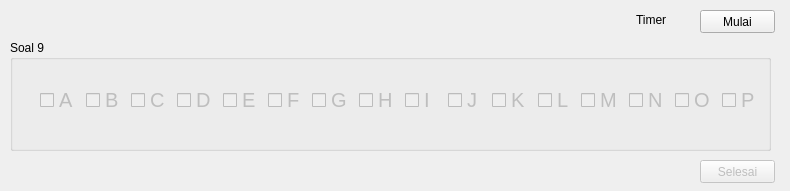
<?xml version="1.0" encoding="UTF-8"?>
<ui version="4.0">
 <class>Form</class>
 <widget class="QWidget" name="Form">
  <property name="geometry">
   <rect>
    <x>0</x>
    <y>0</y>
    <width>790</width>
    <height>191</height>
   </rect>
  </property>
  <property name="windowTitle">
   <string>Form</string>
  </property>
  <widget class="QPushButton" name="nextEx">
   <property name="enabled">
    <bool>false</bool>
   </property>
   <property name="geometry">
    <rect>
     <x>700</x>
     <y>160</y>
     <width>75</width>
     <height>23</height>
    </rect>
   </property>
   <property name="text">
    <string>Selesai</string>
   </property>
  </widget>
  <widget class="QGroupBox" name="groupBox">
   <property name="geometry">
    <rect>
     <x>10</x>
     <y>40</y>
     <width>761</width>
     <height>111</height>
    </rect>
   </property>
   <property name="title">
    <string>Soal 9</string>
   </property>
   <widget class="QWidget" name="horizontalLayoutWidget">
    <property name="geometry">
     <rect>
      <x>30</x>
      <y>20</y>
      <width>721</width>
      <height>80</height>
     </rect>
    </property>
    <layout class="QHBoxLayout" name="horizontalLayout">
     <item>
      <widget class="QCheckBox" name="checkBox">
       <property name="enabled">
        <bool>false</bool>
       </property>
       <property name="font">
        <font>
         <pointsize>15</pointsize>
        </font>
       </property>
       <property name="text">
        <string>A</string>
       </property>
      </widget>
     </item>
     <item>
      <widget class="QCheckBox" name="checkBox_2">
       <property name="enabled">
        <bool>false</bool>
       </property>
       <property name="font">
        <font>
         <pointsize>15</pointsize>
        </font>
       </property>
       <property name="text">
        <string>B</string>
       </property>
      </widget>
     </item>
     <item>
      <widget class="QCheckBox" name="checkBox_3">
       <property name="enabled">
        <bool>false</bool>
       </property>
       <property name="font">
        <font>
         <pointsize>15</pointsize>
        </font>
       </property>
       <property name="text">
        <string>C</string>
       </property>
      </widget>
     </item>
     <item>
      <widget class="QCheckBox" name="checkBox_4">
       <property name="enabled">
        <bool>false</bool>
       </property>
       <property name="font">
        <font>
         <pointsize>15</pointsize>
        </font>
       </property>
       <property name="text">
        <string>D</string>
       </property>
      </widget>
     </item>
     <item>
      <widget class="QCheckBox" name="checkBox_5">
       <property name="enabled">
        <bool>false</bool>
       </property>
       <property name="font">
        <font>
         <pointsize>15</pointsize>
        </font>
       </property>
       <property name="text">
        <string>E</string>
       </property>
      </widget>
     </item>
     <item>
      <widget class="QCheckBox" name="checkBox_6">
       <property name="enabled">
        <bool>false</bool>
       </property>
       <property name="font">
        <font>
         <pointsize>15</pointsize>
        </font>
       </property>
       <property name="text">
        <string>F</string>
       </property>
      </widget>
     </item>
     <item>
      <widget class="QCheckBox" name="checkBox_7">
       <property name="enabled">
        <bool>false</bool>
       </property>
       <property name="font">
        <font>
         <pointsize>15</pointsize>
        </font>
       </property>
       <property name="text">
        <string>G</string>
       </property>
      </widget>
     </item>
     <item>
      <widget class="QCheckBox" name="checkBox_8">
       <property name="enabled">
        <bool>false</bool>
       </property>
       <property name="font">
        <font>
         <pointsize>15</pointsize>
        </font>
       </property>
       <property name="text">
        <string>H</string>
       </property>
      </widget>
     </item>
     <item>
      <widget class="QCheckBox" name="checkBox_9">
       <property name="enabled">
        <bool>false</bool>
       </property>
       <property name="font">
        <font>
         <pointsize>15</pointsize>
        </font>
       </property>
       <property name="text">
        <string>I</string>
       </property>
      </widget>
     </item>
     <item>
      <widget class="QCheckBox" name="checkBox_10">
       <property name="enabled">
        <bool>false</bool>
       </property>
       <property name="font">
        <font>
         <pointsize>15</pointsize>
        </font>
       </property>
       <property name="text">
        <string>J</string>
       </property>
      </widget>
     </item>
     <item>
      <widget class="QCheckBox" name="checkBox_11">
       <property name="enabled">
        <bool>false</bool>
       </property>
       <property name="font">
        <font>
         <pointsize>15</pointsize>
        </font>
       </property>
       <property name="text">
        <string>K</string>
       </property>
      </widget>
     </item>
     <item>
      <widget class="QCheckBox" name="checkBox_12">
       <property name="enabled">
        <bool>false</bool>
       </property>
       <property name="font">
        <font>
         <pointsize>15</pointsize>
        </font>
       </property>
       <property name="text">
        <string>L</string>
       </property>
      </widget>
     </item>
     <item>
      <widget class="QCheckBox" name="checkBox_13">
       <property name="enabled">
        <bool>false</bool>
       </property>
       <property name="font">
        <font>
         <pointsize>15</pointsize>
        </font>
       </property>
       <property name="text">
        <string>M</string>
       </property>
      </widget>
     </item>
     <item>
      <widget class="QCheckBox" name="checkBox_14">
       <property name="enabled">
        <bool>false</bool>
       </property>
       <property name="font">
        <font>
         <pointsize>15</pointsize>
        </font>
       </property>
       <property name="text">
        <string>N</string>
       </property>
      </widget>
     </item>
     <item>
      <widget class="QCheckBox" name="checkBox_15">
       <property name="enabled">
        <bool>false</bool>
       </property>
       <property name="font">
        <font>
         <pointsize>15</pointsize>
        </font>
       </property>
       <property name="text">
        <string>O</string>
       </property>
      </widget>
     </item>
     <item>
      <widget class="QCheckBox" name="checkBox_16">
       <property name="enabled">
        <bool>false</bool>
       </property>
       <property name="font">
        <font>
         <pointsize>15</pointsize>
        </font>
       </property>
       <property name="text">
        <string>P</string>
       </property>
      </widget>
     </item>
    </layout>
   </widget>
  </widget>
  <widget class="QLabel" name="ttimer">
   <property name="geometry">
    <rect>
     <x>636</x>
     <y>10</y>
     <width>51</width>
     <height>20</height>
    </rect>
   </property>
   <property name="text">
    <string>Timer</string>
   </property>
  </widget>
  <widget class="QPushButton" name="startEx">
   <property name="geometry">
    <rect>
     <x>700</x>
     <y>10</y>
     <width>75</width>
     <height>23</height>
    </rect>
   </property>
   <property name="text">
    <string>Mulai</string>
   </property>
  </widget>
 </widget>
 <resources/>
 <connections/>
</ui>
